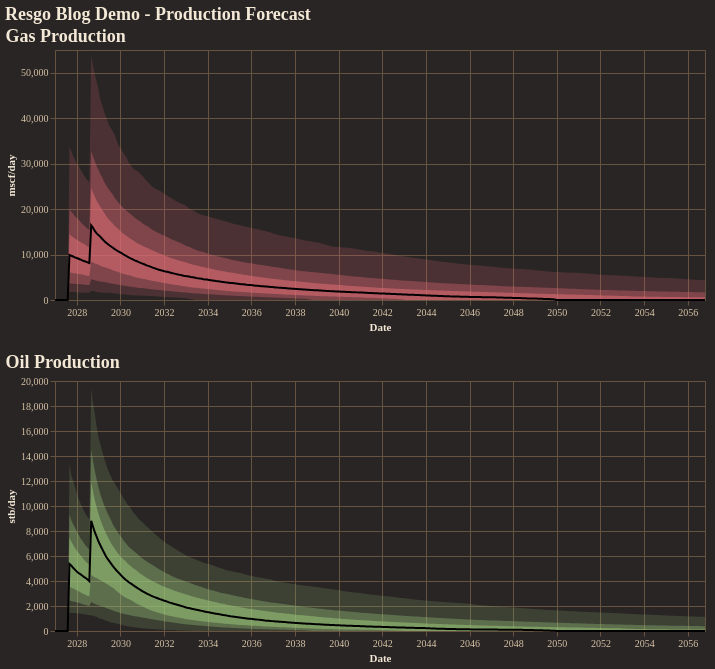

Here is the notebook cell this chart was saved with:
### Code cell
fig = reporter.plotter.combined_production_plot(
    figsize=(650, 250),
    backend=PLOTTING_BACKEND
)
fig.show()

### Figure 1 — Vega-Lite specification as saved in the notebook (floating-point values rounded to 4 significant figures; data arrays with more than 128 entries replaced by an {"elided": "..."} marker saying what was removed)
{"config": {"background": "#292524", "view": {"fill": "#292524", "stroke": "#665340"}, "title": {"color": "#f4e9d7", "font": "Merriweather", "fontSize": 18, "fontWeight": 600, "subtitleColor": "#d5c2a6", "anchor": "start"}, "axis": {"domainColor": "#665340", "gridColor": "#665340", "tickColor": "#665340", "labelColor": "#d5c2a6", "titleColor": "#f4e9d7", "labelFont": "Merriweather", "titleFont": "Merriweather"}, "legend": {"titleColor": "#f4e9d7", "labelColor": "#d5c2a6", "labelFont": "Merriweather", "titleFont": "Merriweather", "orient": "top-right", "symbolType": "circle"}, "header": {"labelColor": "#d5c2a6", "titleColor": "#f4e9d7", "labelFont": "Merriweather", "titleFont": "Merriweather"}, "mark": {"color": "#c78d3b"}, "line": {"color": "#c78d3b"}, "bar": {"color": "#c78d3b"}, "point": {"color": "#ddb06d"}, "area": {"color": "#c78d3b", "opacity": 0.35}, "text": {"color": "#f4e9d7", "font": "Merriweather"}, "range": {"category": ["#5DA5DA", "#F28E2B", "#59C36A", "#E15759", "#B07AA1", "#4ECDC4", "#FF9DA7", "#EDC948"]}}, "vconcat": [{"layer": [{"mark": {"type": "area", "color": "rgba(224, 108, 117, 1.0)", "opacity": 0.18}, "encoding": {"tooltip": [{"field": "date", "title": "Date", "type": "temporal"}, {"field": "p01", "format": ",.2f", "title": "P01", "type": "quantitative"}, {"field": "p10", "format": ",.2f", "title": "P10", "type": "quantitative"}, {"field": "p25", "format": ",.2f", "title": "P25", "type": "quantitative"}, {"field": "p50", "format": ",.2f", "title": "P50", "type": "quantitative"}, {"field": "p75", "format": ",.2f", "title": "P75", "type": "quantitative"}, {"field": "p90", "format": ",.2f", "title": "P90", "type": "quantitative"}, {"field": "p99", "format": ",.2f", "title": "P99", "type": "quantitative"}], "x": {"field": "date", "title": "Date", "type": "temporal"}, "y": {"field": "p01", "title": "mscf/day", "type": "quantitative"}, "y2": {"field": "p99"}}}, {"mark": {"type": "area", "color": "rgba(224, 108, 117, 1.0)", "opacity": 0.35}, "encoding": {"tooltip": [{"field": "date", "title": "Date", "type": "temporal"}, {"field": "p01", "format": ",.2f", "title": "P01", "type": "quantitative"}, {"field": "p10", "format": ",.2f", "title": "P10", "type": "quantitative"}, {"field": "p25", "format": ",.2f", "title": "P25", "type": "quantitative"}, {"field": "p50", "format": ",.2f", "title": "P50", "type": "quantitative"}, {"field": "p75", "format": ",.2f", "title": "P75", "type": "quantitative"}, {"field": "p90", "format": ",.2f", "title": "P90", "type": "quantitative"}, {"field": "p99", "format": ",.2f", "title": "P99", "type": "quantitative"}], "x": {"field": "date", "title": "Date", "type": "temporal"}, "y": {"field": "p10", "title": "mscf/day", "type": "quantitative"}, "y2": {"field": "p90"}}}, {"mark": {"type": "area", "color": "rgba(224, 108, 117, 1.0)", "opacity": 0.55}, "encoding": {"tooltip": [{"field": "date", "title": "Date", "type": "temporal"}, {"field": "p01", "format": ",.2f", "title": "P01", "type": "quantitative"}, {"field": "p10", "format": ",.2f", "title": "P10", "type": "quantitative"}, {"field": "p25", "format": ",.2f", "title": "P25", "type": "quantitative"}, {"field": "p50", "format": ",.2f", "title": "P50", "type": "quantitative"}, {"field": "p75", "format": ",.2f", "title": "P75", "type": "quantitative"}, {"field": "p90", "format": ",.2f", "title": "P90", "type": "quantitative"}, {"field": "p99", "format": ",.2f", "title": "P99", "type": "quantitative"}], "x": {"field": "date", "title": "Date", "type": "temporal"}, "y": {"field": "p25", "title": "mscf/day", "type": "quantitative"}, "y2": {"field": "p75"}}}, {"mark": {"type": "line", "color": "black", "strokeWidth": 2}, "encoding": {"tooltip": [{"field": "date", "title": "Date", "type": "temporal"}, {"field": "p01", "format": ",.2f", "title": "P01", "type": "quantitative"}, {"field": "p10", "format": ",.2f", "title": "P10", "type": "quantitative"}, {"field": "p25", "format": ",.2f", "title": "P25", "type": "quantitative"}, {"field": "p50", "format": ",.2f", "title": "P50", "type": "quantitative"}, {"field": "p75", "format": ",.2f", "title": "P75", "type": "quantitative"}, {"field": "p90", "format": ",.2f", "title": "P90", "type": "quantitative"}, {"field": "p99", "format": ",.2f", "title": "P99", "type": "quantitative"}], "x": {"field": "date", "title": "Date", "type": "temporal"}, "y": {"field": "p50", "title": "mscf/day", "type": "quantitative"}}}], "data": {"name": "data-802678619f3f2a37d9fad1e9347c0e0a"}, "height": 250, "title": "Gas Production", "width": 650}, {"layer": [{"mark": {"type": "area", "color": "rgba(152, 195, 121, 1.0)", "opacity": 0.18}, "encoding": {"tooltip": [{"field": "date", "title": "Date", "type": "temporal"}, {"field": "p01", "format": ",.2f", "title": "P01", "type": "quantitative"}, {"field": "p10", "format": ",.2f", "title": "P10", "type": "quantitative"}, {"field": "p25", "format": ",.2f", "title": "P25", "type": "quantitative"}, {"field": "p50", "format": ",.2f", "title": "P50", "type": "quantitative"}, {"field": "p75", "format": ",.2f", "title": "P75", "type": "quantitative"}, {"field": "p90", "format": ",.2f", "title": "P90", "type": "quantitative"}, {"field": "p99", "format": ",.2f", "title": "P99", "type": "quantitative"}], "x": {"field": "date", "title": "Date", "type": "temporal"}, "y": {"field": "p01", "title": "stb/day", "type": "quantitative"}, "y2": {"field": "p99"}}}, {"mark": {"type": "area", "color": "rgba(152, 195, 121, 1.0)", "opacity": 0.35}, "encoding": {"tooltip": [{"field": "date", "title": "Date", "type": "temporal"}, {"field": "p01", "format": ",.2f", "title": "P01", "type": "quantitative"}, {"field": "p10", "format": ",.2f", "title": "P10", "type": "quantitative"}, {"field": "p25", "format": ",.2f", "title": "P25", "type": "quantitative"}, {"field": "p50", "format": ",.2f", "title": "P50", "type": "quantitative"}, {"field": "p75", "format": ",.2f", "title": "P75", "type": "quantitative"}, {"field": "p90", "format": ",.2f", "title": "P90", "type": "quantitative"}, {"field": "p99", "format": ",.2f", "title": "P99", "type": "quantitative"}], "x": {"field": "date", "title": "Date", "type": "temporal"}, "y": {"field": "p10", "title": "stb/day", "type": "quantitative"}, "y2": {"field": "p90"}}}, {"mark": {"type": "area", "color": "rgba(152, 195, 121, 1.0)", "opacity": 0.55}, "encoding": {"tooltip": [{"field": "date", "title": "Date", "type": "temporal"}, {"field": "p01", "format": ",.2f", "title": "P01", "type": "quantitative"}, {"field": "p10", "format": ",.2f", "title": "P10", "type": "quantitative"}, {"field": "p25", "format": ",.2f", "title": "P25", "type": "quantitative"}, {"field": "p50", "format": ",.2f", "title": "P50", "type": "quantitative"}, {"field": "p75", "format": ",.2f", "title": "P75", "type": "quantitative"}, {"field": "p90", "format": ",.2f", "title": "P90", "type": "quantitative"}, {"field": "p99", "format": ",.2f", "title": "P99", "type": "quantitative"}], "x": {"field": "date", "title": "Date", "type": "temporal"}, "y": {"field": "p25", "title": "stb/day", "type": "quantitative"}, "y2": {"field": "p75"}}}, {"mark": {"type": "line", "color": "black", "strokeWidth": 2}, "encoding": {"tooltip": [{"field": "date", "title": "Date", "type": "temporal"}, {"field": "p01", "format": ",.2f", "title": "P01", "type": "quantitative"}, {"field": "p10", "format": ",.2f", "title": "P10", "type": "quantitative"}, {"field": "p25", "format": ",.2f", "title": "P25", "type": "quantitative"}, {"field": "p50", "format": ",.2f", "title": "P50", "type": "quantitative"}, {"field": "p75", "format": ",.2f", "title": "P75", "type": "quantitative"}, {"field": "p90", "format": ",.2f", "title": "P90", "type": "quantitative"}, {"field": "p99", "format": ",.2f", "title": "P99", "type": "quantitative"}], "x": {"field": "date", "title": "Date", "type": "temporal"}, "y": {"field": "p50", "title": "stb/day", "type": "quantitative"}}}], "data": {"name": "data-cd475467a844ec5fd1a0cb2b17d47c04"}, "height": 250, "title": "Oil Production", "width": 650}], "title": "Resgo Blog Demo - Production Forecast", "$schema": "https://vega.github.io/schema/vega-lite/v5.20.1.json", "datasets": {"data-802678619f3f2a37d9fad1e9347c0e0a": {"elided": "360 records"}, "data-cd475467a844ec5fd1a0cb2b17d47c04": {"elided": "360 records"}}}
